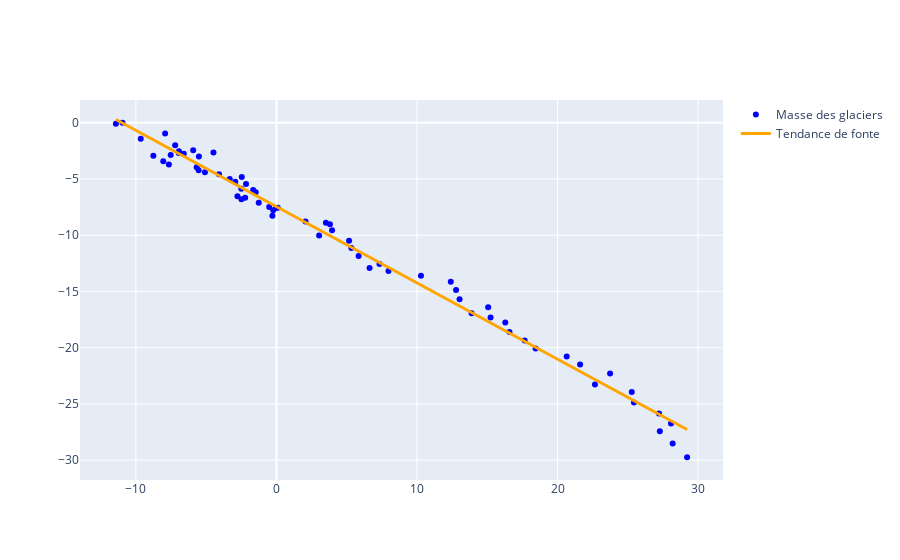

The notebook cell this image was saved under:
### Code cell
fig = go.Figure()

# Nuage de points (observations réelles)
fig.add_trace(go.Scatter(
    x=x,
    y=y,
    mode="markers",
    name="Masse des glaciers",     
    marker=dict(color="blue")
))

# Ligne de régression (tendance)
fig.add_trace(go.Scatter(
    x=x,
    y=y_pred,
    mode="lines",
    name="Tendance de fonte",     
    line=dict(color="orange", width=3)
))
